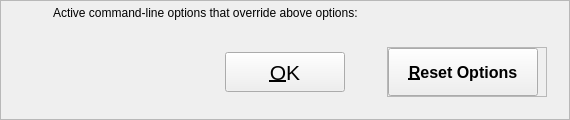
          <widget class="QFrame" name="frame_2">
           <property name="minimumSize">
            <size>
             <width>0</width>
             <height>120</height>
            </size>
           </property>
           <property name="maximumSize">
            <size>
             <width>16777215</width>
             <height>120</height>
            </size>
           </property>
           <property name="styleSheet">
            <string notr="true"/>
           </property>
           <property name="frameShape">
            <enum>QFrame::StyledPanel</enum>
           </property>
           <property name="frameShadow">
            <enum>QFrame::Raised</enum>
           </property>
           <layout class="QVBoxLayout" name="verticalLayout">
            <property name="spacing">
             <number>2</number>
            </property>
            <property name="leftMargin">
             <number>2</number>
            </property>
            <property name="topMargin">
             <number>2</number>
            </property>
            <property name="rightMargin">
             <number>2</number>
            </property>
            <property name="bottomMargin">
             <number>2</number>
            </property>
            <item>
             <widget class="QFrame" name="frame">
              <layout class="QVBoxLayout" name="verticalLayout_Bottom">
               <property name="spacing">
                <number>2</number>
               </property>
               <property name="leftMargin">
                <number>0</number>
               </property>
               <property name="topMargin">
                <number>0</number>
               </property>
               <property name="rightMargin">
                <number>0</number>
               </property>
               <property name="bottomMargin">
                <number>0</number>
               </property>
               <item>
                <layout class="QHBoxLayout" name="horizontalLayout_Bottom">
                 <property name="leftMargin">
                  <number>50</number>
                 </property>
                 <item>
                  <widget class="QLabel" name="overriddenByCommandLineInfoLabel">
                   <property name="text">
                    <string>Active command-line options that override above options:</string>
                   </property>
                   <property name="textFormat">
                    <enum>Qt::PlainText</enum>
                   </property>
                  </widget>
                 </item>
                 <item>
                  <spacer name="horizontalSpacer_Bottom">
                   <property name="orientation">
                    <enum>Qt::Horizontal</enum>
                   </property>
                   <property name="sizeHint" stdset="0">
                    <size>
                     <width>40</width>
                     <height>20</height>
                    </size>
                   </property>
                  </spacer>
                 </item>
                </layout>
               </item>
               <item>
                <layout class="QHBoxLayout" name="horizontalLayout_5">
                 <property name="leftMargin">
                  <number>50</number>
                 </property>
                 <property name="topMargin">
                  <number>0</number>
                 </property>
                 <property name="rightMargin">
                  <number>0</number>
                 </property>
                 <property name="bottomMargin">
                  <number>0</number>
                 </property>
                 <item>
                  <widget class="QLabel" name="overriddenByCommandLineLabel">
                   <property name="text">
                    <string/>
                   </property>
                   <property name="textFormat">
                    <enum>Qt::PlainText</enum>
                   </property>
                   <property name="wordWrap">
                    <bool>true</bool>
                   </property>
                  </widget>
                 </item>
                 <item>
                  <spacer name="horizontalSpacer_15">
                   <property name="orientation">
                    <enum>Qt::Horizontal</enum>
                   </property>
                   <property name="sizeHint" stdset="0">
                    <size>
                     <width>40</width>
                     <height>20</height>
                    </size>
                   </property>
                  </spacer>
                 </item>
                </layout>
               </item>
              </layout>
             </widget>
            </item>
            <item>
             <layout class="QHBoxLayout" name="horizontalLayout_Buttons">
              <property name="leftMargin">
               <number>20</number>
              </property>
              <property name="rightMargin">
               <number>20</number>
              </property>
              <item>
               <widget class="QLabel" name="label">
                <property name="minimumSize">
                 <size>
                  <width>160</width>
                  <height>0</height>
                 </size>
                </property>
                <property name="text">
                 <string/>
                </property>
               </widget>
              </item>
              <item>
               <spacer name="horizontalSpacer_1">
                <property name="orientation">
                 <enum>Qt::Horizontal</enum>
                </property>
                <property name="sizeHint" stdset="0">
                 <size>
                  <width>40</width>
                  <height>48</height>
                 </size>
                </property>
               </spacer>
              </item>
              <item>
               <widget class="QToolButton" name="okButton">
                <property name="minimumSize">
                 <size>
                  <width>120</width>
                  <height>40</height>
                 </size>
                </property>
                <property name="font">
                 <font>
                  <pointsize>16</pointsize>
                 </font>
                </property>
                <property name="styleSheet">
                 <string notr="true"/>
                </property>
                <property name="text">
                 <string>&amp;OK</string>
                </property>
               </widget>
              </item>
              <item>
               <spacer name="horizontalSpacer_2">
                <property name="orientation">
                 <enum>Qt::Horizontal</enum>
                </property>
                <property name="sizeHint" stdset="0">
                 <size>
                  <width>40</width>
                  <height>48</height>
                 </size>
                </property>
               </spacer>
              </item>
              <item>
               <widget class="QFrame" name="frame_6">
                <property name="minimumSize">
                 <size>
                  <width>160</width>
                  <height>50</height>
                 </size>
                </property>
                <property name="maximumSize">
                 <size>
                  <width>120</width>
                  <height>50</height>
                 </size>
                </property>
                <property name="styleSheet">
                 <string notr="true"/>
                </property>
                <property name="frameShape">
                 <enum>QFrame::StyledPanel</enum>
                </property>
                <property name="frameShadow">
                 <enum>QFrame::Raised</enum>
                </property>
                <layout class="QHBoxLayout" name="horizontalLayout_7">
                 <property name="spacing">
                  <number>0</number>
                 </property>
                 <property name="leftMargin">
                  <number>0</number>
                 </property>
                 <property name="topMargin">
                  <number>0</number>
                 </property>
                 <property name="rightMargin">
                  <number>0</number>
                 </property>
                 <property name="bottomMargin">
                  <number>0</number>
                 </property>
                 <item>
                  <widget class="QToolButton" name="resetButton">
                   <property name="sizePolicy">
                    <sizepolicy hsizetype="Minimum" vsizetype="Minimum">
                     <horstretch>0</horstretch>
                     <verstretch>0</verstretch>
                    </sizepolicy>
                   </property>
                   <property name="minimumSize">
                    <size>
                     <width>150</width>
                     <height>0</height>
                    </size>
                   </property>
                   <property name="font">
                    <font>
                     <pointsize>12</pointsize>
                     <weight>75</weight>
                     <bold>true</bold>
                    </font>
                   </property>
                   <property name="styleSheet">
                    <string notr="true"/>
                   </property>
                   <property name="text">
                    <string>&amp;Reset Options</string>
                   </property>
                  </widget>
                 </item>
                 <item>
                  <widget class="QLabel" name="label_8">
                   <property name="minimumSize">
                    <size>
                     <width>10</width>
                     <height>20</height>
                    </size>
                   </property>
                   <property name="maximumSize">
                    <size>
                     <width>10</width>
                     <height>20</height>
                    </size>
                   </property>
                   <property name="styleSheet">
                    <string notr="true"/>
                   </property>
                   <property name="text">
                    <string/>
                   </property>
                  </widget>
                 </item>
                </layout>
               </widget>
              </item>
             </layout>
            </item>
            <item>
             <layout class="QHBoxLayout" name="horizontalLayout_6">
              <property name="spacing">
               <number>0</number>
              </property>
              <property name="leftMargin">
               <number>50</number>
              </property>
              <property name="topMargin">
               <number>0</number>
              </property>
              <property name="rightMargin">
               <number>0</number>
              </property>
              <property name="bottomMargin">
               <number>0</number>
              </property>
              <item>
               <widget class="QLabel" name="statusLabel">
                <property name="minimumSize">
                 <size>
                  <width>100</width>
                  <height>0</height>
                 </size>
                </property>
                <property name="font">
                 <font>
                  <weight>75</weight>
                  <bold>true</bold>
                 </font>
                </property>
                <property name="text">
                 <string/>
                </property>
                <property name="textFormat">
                 <enum>Qt::PlainText</enum>
                </property>
                <property name="wordWrap">
                 <bool>true</bool>
                </property>
               </widget>
              </item>
             </layout>
            </item>
           </layout>
          </widget>
